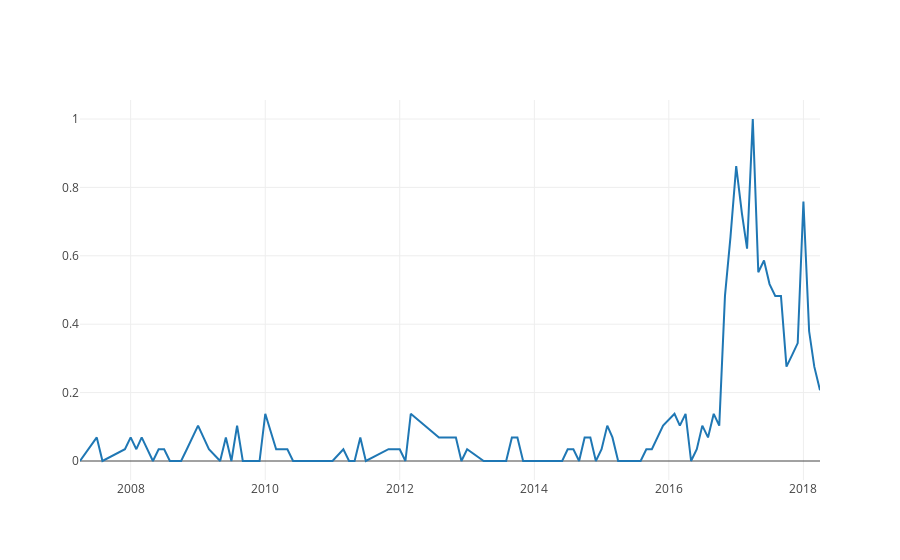

Write notebook code for a chart like this one.
### Code cell
import warnings
warnings.filterwarnings('ignore')

#words = ['flüchtlinge', 'facebook']
words = ['flüchtlinge', 'gdpr','facebook', 'altern','alternative','fakten','bürger','bürgerliche','werte','zivilgesellschaft','gesellschaft','gemeinschaft','kritisches','denken ','zivilgesellschaftliche','organisation','kultur','demokratie','spenden','bildung','wahlen','engagement','europäische','union','fake', 'news','gefälschte','nachrichten','feminismus','ausländer','pressefreiheit','geschlechterungleichheit','ermächtigung','menschenrechte','identität','antiliberal','medien','nichtregierungsorganisation','non-profit-organisation ','partizipation','teilhabe','beiteiligung','populismus','armut','öffentlichkeit','soziale','innovation ','soziale','interaktion','soziale','bewegungen','willensbildung','integration','integration','vielfalt','vernetzung','ehrenamtliche','freiwillige','ehrenamtliches','freiwilliges','engagement','digitalisierung','datenschutz','minderheit','toleranz','flüchtlinge','migration','kooperation','zusammenarbeit','nachhaltigkeit','gesundheit','öffentliches','gesundheitswesen','wohlbefinden','geschlechtergleichheit','energie','innovation','umwelt ','umweltschutz','frieden','gerechtigkeit','hunger','unterernährung','diskriminierung','soziale','benachteiligung','hassverbrechen ','globalisierung','ethik','einkommen','respekt','solidarität','nachhaltige','entwicklung','fairer','handel','kinder','jugend','zukunft','gesellschaft ','bevölkerung','einwohner','öffentliches','engagement','bürgerbeteiligung','deliberative','demokratie','ziviler','dialog','staatsbürgerschaft','urbanisierung','flucht','asyl','asylwerber','humanitäre','hilfe','krisengebiet']
#words = ['altern','alternative','fakten','bürger','bürgerliche','werte','zivilgesellschaft']
#words = ['feminismus', 'flüchtlinge', 'facebook']
#words = ['werte']

#words = ['flüchtling']
words = ['fake']

#words=['integration | zuwanderung | gesellschaftliche | globalisierung | normen | ethik | armut | sozialer | krise | ökonomische']



words = list(set(words))
l = len(words)
i=0
traces = []
for word in words:
    sql = "select * from public.standard where document @@ to_tsquery(\'" + word + "\');"
    #sql = "select * from public.standard where document @@ to_tsquery(\'integration | zuwanderung | gesellschaftliche | globalisierung | normen | ethik | armut | sozialer | krise | ökonomische \');"
    #print(sql)
    tmp = pd.read_sql_query(sql,con=engine)
    
    tmp['ym'] = pd.to_datetime(tmp['pubdate']).map(lambda dt: dt.replace(day=1))
    tmp["cont"] = tmp.document.str.contains(word)
    tmp = tmp[tmp["cont"]==True]
    tmpg = tmp.groupby(tmp['ym']).count()
    tmpg["cnt"] = tmpg["id"]
    tmpg = tmpg.drop(["id", "title", "description", "pubdate", "link", "document", "cont"], axis=1)
    if (tmpg.size>0 and tmpg.cnt.sum()>50 ):
        min_max_scaler = preprocessing.MinMaxScaler()
        tmpg["cnt_norm"] = min_max_scaler.fit_transform(tmpg["cnt"].reshape(-1,1))

        breaky = '2017-08-01'
        hist = tmpg.ix[:breaky].cnt_norm.mean()
        recent = tmpg.ix[breaky:].cnt_norm.mean()
        if (recent/hist>1.5 or 1==1) :
            traces.append(go.Scatter(
                x=tmpg.index,
                y=tmpg.cnt_norm,
                name=word,
                mode='lines',
                connectgaps=True,
            ))
    i+=1


fig = go.Figure(data=traces)
py.iplot(fig, filename='words-in-time')

### Figure 1 — Plotly figure (JSON) as saved in the notebook; plotly's stock layout.template omitted (floating-point values rounded to 4 significant figures)
{"data": [{"connectgaps": true, "mode": "lines", "name": "fake", "type": "scatter", "x": ["2007-04-01", "2007-07-01", "2007-08-01", "2007-12-01", "2008-01-01", "2008-02-01", "2008-03-01", "2008-05-01", "2008-06-01", "2008-07-01", "2008-08-01", "2008-10-01", "2008-11-01", "2009-01-01", "2009-03-01", "2009-05-01", "2009-06-01", "2009-07-01", "2009-08-01", "2009-09-01", "2009-11-01", "2009-12-01", "2010-01-01", "2010-03-01", "2010-05-01", "2010-06-01", "2010-07-01", "2010-09-01", "2011-01-01", "2011-03-01", "2011-04-01", "2011-05-01", "2011-06-01", "2011-07-01", "2011-11-01", "2011-12-01", "2012-01-01", "2012-02-01", "2012-03-01", "2012-08-01", "2012-09-01", "2012-10-01", "2012-11-01", "2012-12-01", "2013-01-01", "2013-04-01", "2013-05-01", "2013-06-01", "2013-08-01", "2013-09-01", "2013-10-01", "2013-11-01", "2014-02-01", "2014-05-01", "2014-06-01", "2014-07-01", "2014-08-01", "2014-09-01", "2014-10-01", "2014-11-01", "2014-12-01", "2015-01-01", "2015-02-01", "2015-03-01", "2015-04-01", "2015-05-01", "2015-06-01", "2015-07-01", "2015-08-01", "2015-09-01", "2015-10-01", "2015-12-01", "2016-02-01", "2016-03-01", "2016-04-01", "2016-05-01", "2016-06-01", "2016-07-01", "2016-08-01", "2016-09-01", "2016-10-01", "2016-11-01", "2016-12-01", "2017-01-01", "2017-02-01", "2017-03-01", "2017-04-01", "2017-05-01", "2017-06-01", "2017-07-01", "2017-08-01", "2017-09-01", "2017-10-01", "2017-11-01", "2017-12-01", "2018-01-01", "2018-02-01", "2018-03-01", "2018-04-01"], "y": [0, 0.06897, 0, 0.03448, 0.06897, 0.03448, 0.06897, 0, 0.03448, 0.03448, 0, 0, 0.03448, 0.1034, 0.03448, 0, 0.06897, 0, 0.1034, 0, 0, 0, 0.1379, 0.03448, 0.03448, 0, 0, 0, 0, 0.03448, 0, 0, 0.06897, 0, 0.03448, 0.03448, 0.03448, 0, 0.1379, 0.06897, 0.06897, 0.06897, 0.06897, 0, 0.03448, 0, 0, 0, 0, 0.06897, 0.06897, 0, 0, 0, 0, 0.03448, 0.03448, 0, 0.06897, 0.06897, 0, 0.03448, 0.1034, 0.06897, 0, 0, 0, 0, 0, 0.03448, 0.03448, 0.1034, 0.1379, 0.1034, 0.1379, 0, 0.03448, 0.1034, 0.06897, 0.1379, 0.1034, 0.4828, 0.6552, 0.8621, 0.7241, 0.6207, 1, 0.5517, 0.5862, 0.5172, 0.4828, 0.4828, 0.2759, 0.3103, 0.3448, 0.7586, 0.3793, 0.2759, 0.2069]}], "layout": {}}
